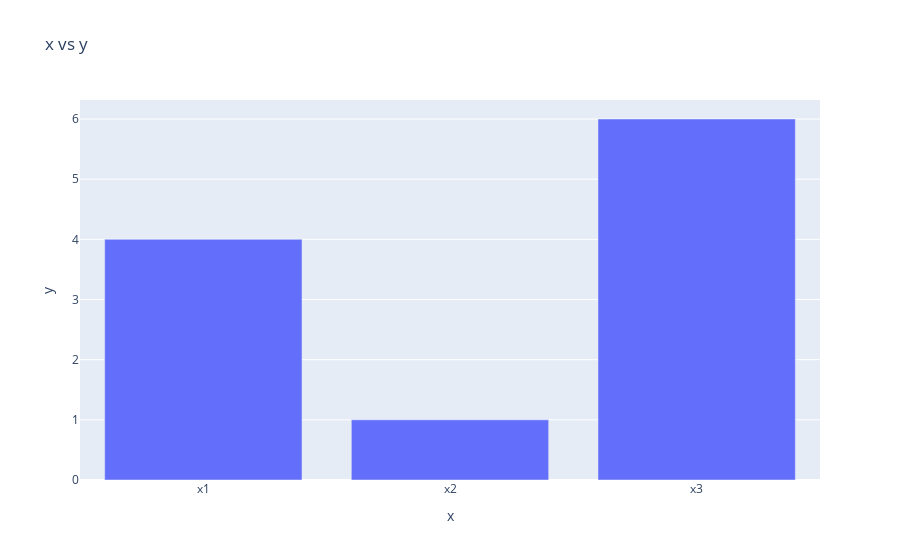

Notebook source saved alongside this figure:
### Markdown cell above
### 3.3 Using The New Package
Finally, it's time to use the newly installed package! Pick a dataset from the [data package](https://plotly.com/python-api-reference/generated/plotly.data.html) that is a part of Plotly. 


### 3.3.1 (10 points):

Create a graph using one of these datasets. You can use the documentation for inspiration, but try to change the variables around so you get to really experience the package! Make sure to include titles and axis labels!

### Code cell
import plotly.express as px

px.bar(x=["x1", "x2", "x3"], y=[4, 1, 6], title="x vs y")

### Figure 1 — Plotly figure (JSON) as saved in the notebook; plotly's stock layout.template omitted (floating-point values rounded to 4 significant figures)
{"data": [{"alignmentgroup": "True", "hovertemplate": "x=%{x}<br>y=%{y}<extra></extra>", "legendgroup": "", "marker": {"color": "#636efa", "pattern": {"shape": ""}}, "name": "", "offsetgroup": "", "orientation": "v", "showlegend": false, "textposition": "auto", "type": "bar", "x": ["x1", "x2", "x3"], "xaxis": "x", "y": [4, 1, 6], "yaxis": "y"}], "layout": {"barmode": "relative", "legend": {"tracegroupgap": 0}, "title": {"text": "x vs y"}, "xaxis": {"anchor": "y", "domain": [0, 1], "title": {"text": "x"}}, "yaxis": {"anchor": "x", "domain": [0, 1], "title": {"text": "y"}}}}
